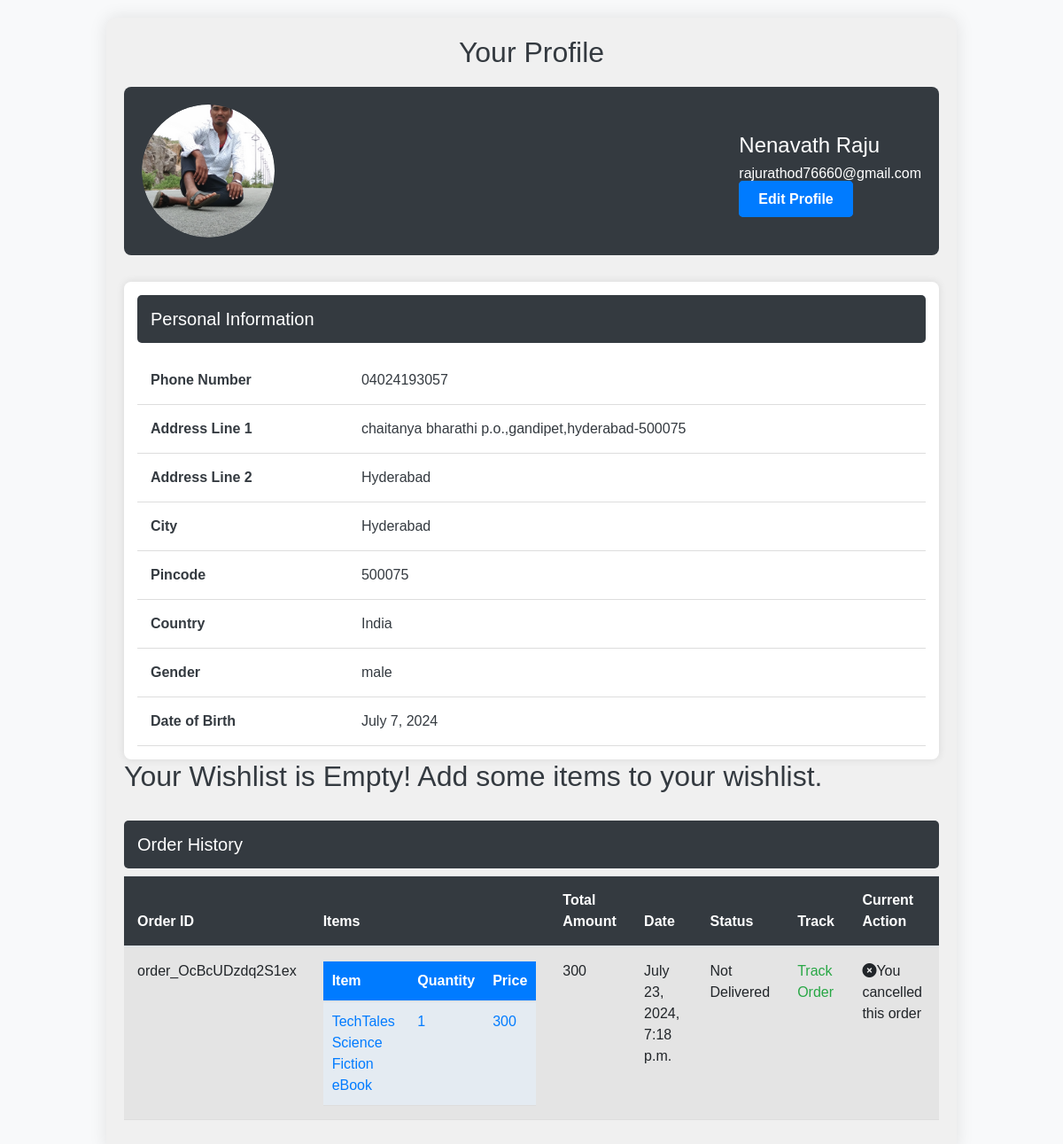
/profile/ (signed in), run on the app's committed database.
### ecommerceapp/models.py (models this page shows, shortened)
class UserProfile(models.Model):
    user = models.OneToOneField(User, on_delete=models.CASCADE)
    profile_picture = models.ImageField(upload_to='profile_pics/')
    phone=models.CharField(max_length=12)
    address1=models.CharField(max_length=100)
    address2=models.CharField(max_length=100)
    city=models.CharField(max_length=100)
    pincode=models.CharField(max_length=6)
    country=models.CharField(max_length=100)
    dob=models.DateField()
    gender=models.CharField(max_length=8)

class Orders(models.Model):
    order_id=models.AutoField(primary_key=True)
    items_json=models.CharField(max_length=5000)
    amount=models.IntegerField(default=0)
    name=models.CharField(max_length=90)
    email=models.CharField(max_length=90)
    address1=models.CharField(max_length=200)
    address2=models.CharField(max_length=200)
    city=models.CharField(max_length=100)
    state=models.CharField(max_length=100)
    zip_code=models.CharField(max_length=100)
    payment_id=models.CharField(max_length=150,blank=True)
    paymentstatus=models.CharField(max_length=20,blank=True)
    phone=models.CharField(max_length=100,default="")
    razorpay_id=models.CharField(max_length=100,blank=True)

class OrderUpdate(models.Model):
    update_id=models.AutoField(primary_key=True)
    order_id=models.IntegerField(default="")
    update_desc=models.CharField(max_length=5000)
    delivered=models.BooleanField(default=False)
    stage = models.IntegerField(default=0)
    timestamp=models.DateTimeField(auto_now_add=True)
    feedbackbool=models.BooleanField(default=True)# True defines has to give
    feedbackdesc=models.CharField(max_length=1000,default="");
    feedbackrate=models.CharField(max_length=5,default="");
    request_for_cancel=models.BooleanField(default=False)  # false defines not yet

### ecommerceapp/views.py (the view)
# urls.py: path('profile/',views.profile,name='profile'),
def profile(request):
    if not request.user.is_authenticated:
        return redirect('/auth/login')
    allorder=Orders.objects.filter(email=request.user.username)
    result=[] #for storing all objects
    for order in allorder:
        if(order.paymentstatus!='PAID'):
            OrderUpdate.objects.get(order_id=order.order_id).delete()
            order.delete()
            continue
        original_id=order.razorpay_id
        order_id=order.order_id
        amount=order.amount
        status=OrderUpdate.objects.get(order_id=order_id).delivered
        items = json.loads(order.items_json)
        date=OrderUpdate.objects.get(order_id=order_id).timestamp
        feedbackbool=OrderUpdate.objects.get(order_id=order_id).feedbackbool
        stage=OrderUpdate.objects.get(order_id=order_id).stage
        request_for_cancel=OrderUpdate.objects.get(order_id=order_id).request_for_cancel
        finalobj=FinalOderset(original_id,order_id,amount,status,items,date,feedbackbool,stage,request_for_cancel)
        result.append(finalobj)
    allwishlist = WishList.objects.filter(user=request.user)
    wishlist=[]
    for i in allwishlist:
        wishlist.append(i.product)
    print(wishlist)
    try:
        userprofile=UserProfile.objects.get(user=request.user)
        boolean=True
    except:
        boolean=False
        userprofile=None
    return render(request,'profile.html',{'user':request.user,'userprofile':userprofile,'boolean':boolean,'myorders':result,'mywishlist':wishlist})

### templates/profile.html (shortened to what this page needs)
{% load static %}
<!DOCTYPE html>
<html lang="en">
<head>
    <link rel="stylesheet" href="https://stackpath.bootstrapcdn.com/bootstrap/4.5.2/css/bootstrap.min.css">
    <link rel="stylesheet" href="https://cdnjs.cloudflare.com/ajax/libs/font-awesome/6.0.0/css/all.min.css">
</head>
<body>
<div class="profile-container">
    <div class="profile-header">
        <h2 style="color: #343a40;">Your Profile</h2>
    </div>
    <div class="user-details">
        <div class="profile-picture">
            {% if boolean %}
                <img src="/media/{{userprofile.profile_picture}}" alt="Profile Picture">
            {% else %}
                <img src="{% static "image/user.jpg" %}" alt="Profile Picture">
            {% endif %}
        </div>
        <div class="user-info">
            <h3>{{ user.first_name }}</h3>
            <p>{{ user.email }}</p>
            <a href='/editprofile/' class="edit-profile-btn">Edit Profile</a>
        </div>
    </div>
    <div class="user-info-table">
        <h3 style="background-color: #343a40; color: #fff; padding: 15px; border-radius: 5px; font-size: 20px;">Personal Information</h3>
        <table style="width: 100%; border-collapse: collapse; overflow: hidden; margin-top: 15px;">
            <tbody>
                <tr>
                    <th>Phone Number</th>
                    {% if boolean %}
                        <td>{{userprofile.phone}}</td>
                    {% else %}
                        <td></td>
                    {% endif %}
                </tr>
                <tr>
                    <th>Address Line 1</th>
                    {% if boolean %}
                        <td>{{userprofile.address1}}</td>
                    {% else %}
                        <td></td>
                    {% endif %}
                </tr>
                <tr>
                    <th>Address Line 2</th>
                    {% if boolean %}
                        <td>{{userprofile.address2}}</td>
                    {% else %}
                        <td></td>
                    {% endif %}
                </tr>
                <tr>
                    <th>City</th>
                    {% if boolean %}
                        <td>{{userprofile.city}}</td>
                    {% else %}
                        <td></td>
                    {% endif %}
                </tr>
                <tr>
                    <th>Pincode</th>
                    {% if boolean %}
                        <td>{{userprofile.pincode}}</td>
                    {% else %}
                        <td></td>
                    {% endif %}
                </tr>
                <tr>
                    <th>Country</th>
                    {% if boolean %}
                        <td>{{userprofile.country}}</td>
                    {% else %}
                        <td></td>
                    {% endif %}
                </tr>
                <tr>
                    <th>Gender</th>
                    {% if boolean %}
                        <td>{{userprofile.gender}}</td>
                    {% else %}
                        <td></td>
                    {% endif %}
                </tr>
                <tr>
                    <th>Date of Birth</th>
                    {% if boolean %}
                        <td>{{userprofile.dob}}</td>
                    {% else %}
                        <td></td>
                    {% endif %}
                </tr>
            </tbody>
        </table>
    </div>
    {% if mywishlist|length != 0 %}
    <div class="wishlist">
        <h3 style="background-color: #343a40; color: #fff; padding: 15px; border-radius: 5px; font-size: 20px;">Wishlist</h3>
        <table class="table table-striped">
            <thead>
                <tr>
                    <th style="background-color: #343a40; color: #fff;">Product Name</th>
                    <th style="background-color: #343a40; color: #fff;">Category</th>
                    <th style="background-color: #343a40; color: #fff;">Price</th>
                    <th style="background-color: #343a40; color: #fff;">Action</th>
                </tr>
            </thead>
            <tbody>
                {% for item in mywishlist %}
                <tr class="wishlist-item">
                    <td>{{ item.product_name }}</td>
                    <td>{{ item.category }}</td>
                    <td>${{ item.price }}</td>
                    <td><a href="{% url 'wishlist_remove' item.id %}" class="text-danger">❤️ Remove from wishlist</a></td>
                </tr>
                {% endfor %}
            </tbody>
        </table>
    </div>
    {% else %}
        <h2>Your Wishlist is Empty! Add some items to your wishlist.</h2>
    {% endif %}
    {% if myorders|length != 0 %}
    <div class="order-history">
        <h3 style="background-color: #343a40; color: #fff; padding: 15px; border-radius: 5px; font-size: 20px;">Order History</h3>
        <table class="table table-striped">
            <thead>
                <tr>
                    <th style="background-color: #343a40; color: #fff;">Order ID</th>
                    <th style="background-color: #343a40; color: #fff;">Items</th>
                    <th style="background-color: #343a40; color: #fff;">Total Amount</th>
                    <th style="background-color: #343a40; color: #fff;">Date</th>
                    <th style="background-color: #343a40; color: #fff;">Status</th>
                    <th style="background-color: #343a40; color: #fff;">Track</th>
                    <th style="background-color: #343a40; color: #fff;">Current Action</th>
                </tr>
            </thead>
            <tbody>
                {% for order in myorders %}
                <tr class="order-item">
                    <td>{{ order.original_id }}</td>
                    <td>
                        <table class="nested-table">
                            <thead>
                                <tr>
                                    <th>Item</th>
                                    <th>Quantity</th>
                                    <th>Price</th>
                                </tr>
                            </thead>
                            <tbody>
                                {% for item_id, item_details in order.items.items %}
                                    <tr>
                                        <td>{{ item_details.1 }}</td>
                                        <td>{{ item_details.0 }}</td>
                                        <td>{{ item_details.2 }}</td>
                                    </tr>
                                {% endfor %}
                            </tbody>
                        </table>
                    </td>
                    <td>{{ order.amount }}</td>
                    <td>{{ order.date }}</td>
                    <td>
                        {% if order.status %}
                           <i class="fa-solid fa-circle-check"></i>Delivered
                        {% else %}
                            Not Delivered
                        {% endif %}
                    </td>
                    <td>
                        <a href="{% url 'trackorder' order.order_id %}" style="color: #28a745;">Track Order</a>
                    </td>
                    <td>
                        {% if order.feedbackbool and  order.status %}
                            <a href="{% url 'feedback' order.order_id %}" style="color: blue;">Drop your Feedback</a>
                        {% elif order.stage < 4 and not order.request_for_cancel %}
                           <a href="{% url 'cancelorder' order.order_id %}" style="color: blue;">Cancel My Order</a>
                        {% elif order.stage < 4 and  order.request_for_cancel %}
                        <i class="fa-solid fa-circle-xmark"></i>You cancelled this order
                        {% else %}
                        <i class="fa-solid fa-handshake"></i>Thank you for feedback !
                        {% endif %}
                    </td>
                </tr>
                {% endfor %}
            </tbody>
        </table>
    </div>
    {% else %}
        <h2>No orders have been placed yet. Start shopping now!</h2>
    {% endif %}
</div>
</body>
</html>

### templates/profile.html (style rules this page uses)
body { font-family: 'Arial', sans-serif; margin: 0; padding: 0; background-color: #f8f9fa; color: #343a40; }
.profile-container { width: 80%; max-width: 1200px; margin: 20px auto; background-color: #f0f0f0; padding: 20px; box-shadow: 0 0 20px rgba(0, 0, 0, 0.1); border-radius: 10px; }
.profile-header { text-align: center; margin-bottom: 20px; }
.user-details { display: flex; justify-content: space-between; align-items: center; padding: 20px; background-color: #343a40; border-radius: 8px; color: #fff; }
.profile-picture { width: 150px; height: 150px; object-fit: cover; border-radius: 50%; overflow: hidden; margin-right: 20px; }
.profile-picture img { width: 100%; height: 100%; object-fit: cover; border-radius: 50%; }
.edit-profile-btn { background-color: #007bff; color: #fff; border: 2px solid #007bff; padding: 10px 20px; border-radius: 5px; text-decoration: none; font-weight: bold; transition: background-color 0.3s, color 0.3s; }
.user-info { text-align: left; color: #fff; }
.user-info h3 { margin: 0; font-size: 24px; }
.user-info p { margin: 5px 0; }
.user-info-table { margin-top: 30px; background-color: #fff; border-radius: 8px; padding: 15px; box-shadow: 0 0 10px rgba(0, 0, 0, 0.1); }
.user-info-table h3 { background-color: #343a40; color: #fff; padding: 15px; border-radius: 5px; margin: 0; font-size: 20px; }
.user-info-table table { width: 100%; border-collapse: collapse; overflow: hidden; margin-top: 15px; }
.user-info-table th, .user-info-table td { text-align: left; padding: 15px; border-bottom: 1px solid #ddd; color: #343a40; }
.order-history, .wishlist { margin-top: 30px; }
.table th, .table td { text-align: left; padding: 15px; }
.table th { background-color: #343a40; color: #fff; }
.order-item, .wishlist-item { border-bottom: 1px solid #ddd; }
.nested-table { background-color: #f0f8ff; width: 100%; }
.nested-table th, .nested-table td { text-align: left; padding: 10px; border-bottom: 1px solid #ddd; color: #007bff; }
.nested-table th { background-color: #007bff; color: #fff; }

### data on the page
UserProfile: profile_picture (picture), phone "04024193057", address1 "chaitanya bharathi p.o.,gandipet,hyderabad-500075", address2 "Hyderabad", city "Hyderabad", pincode "500075", country "India", gender "male", dob "July 7, 2024"
Orders: original_id "order_OcBcUDzdq2S1ex"
OrderUpdate: date "July 23, 2024, 7:18 p.m."

### other printed values
{{ user.first_name }} "Nenavath Raju"
{{ user.email }} "rajurathod76660@gmail.com"
{{ item_details.1 }} "TechTales Science Fiction eBook"
{{ item_details.0 }} "1"
{{ item_details.2 }} "300"
{{ order.amount }} "300"
